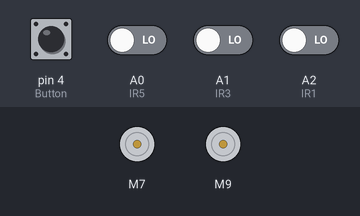
The sketch below on a simulated Arduino Nano, built with avr-gcc and run on an emulated ATmega328P. On the bench: 2 × DC motor (green arrow = forward, orange = backward, longer = faster). The inputs (shaded band) are chosen by the test bench; at power-on: pin 4 (Button) HIGH, A0 (IR5), A1 (IR3), A2 (IR1) LOW.

Above: at 3.2 s.
3.3 s: A0 (IR5) driven HIGH and A1 (IR3) driven HIGH and A2 (IR1) driven HIGH
At 4.5 s:
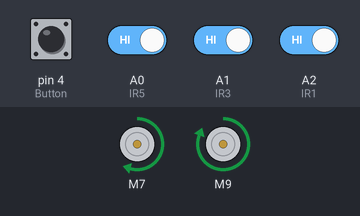
5.6 s: A0 (IR5) driven LOW
At 7.6 s:
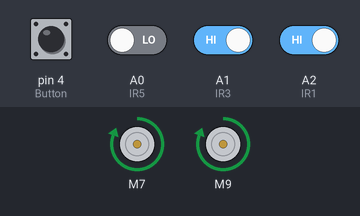
8.1 s: A1 (IR3) driven LOW
At 9.4 s:
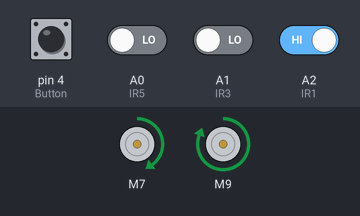
10.4 s: A1 (IR3) driven HIGH
At 12.4 s:
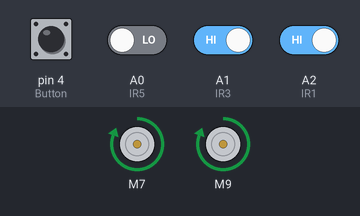
12.9 s: A1 (IR3) driven LOW
At 14.1 s:
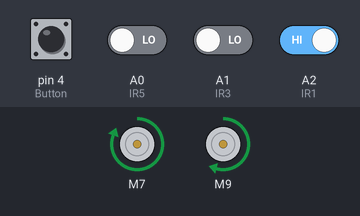
15.0 s: A2 (IR1) driven LOW
At 17.2 s:
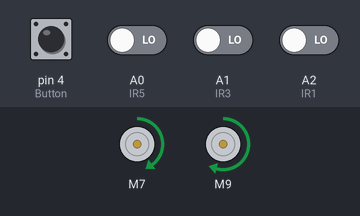
Timing chart, 0 to 18.6 s (numbered marks = the images above; inputs shaded):
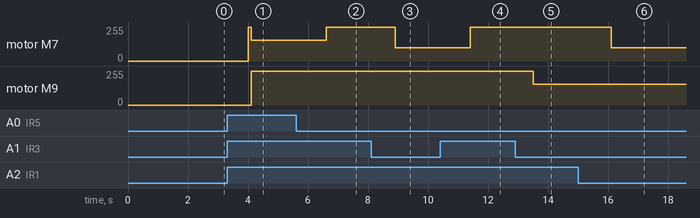

The sketch:

Micromouse_line_tracer__V_1.ino
```cpp
#include <SparkFun_TB6612.h>

#define PWMA 5
#define AIN2 6
#define AIN1 7
#define STBY 8
#define BIN1 9                                                  //motor
#define BIN2 10
#define PWMB 11


const int offsetA = 1;
const int offsetB = 1;

Motor motorLeft = Motor(AIN1, AIN2, PWMA, offsetA, STBY);
Motor motorRight = Motor(BIN1, BIN2, PWMB, offsetB, STBY);


/////////////////////////////////////////////////////////////////////////////////////

int Button = 4;

int IR1 = A2;//left sensor                                                      //pin
int IR2 = A5;
int IR3 = A1;
int IR4 = A6;
int IR5 = A0;//right sensor


/////////////////////////////////////////////////////////////////////////////////////
//others

int L = 0;//Left
int S = 1;//Straight
int R = 2;//Right


/////////////////////////////////////////////////////////////////////////////////////


int SetPath[] = {
/*R,S,L,
R,
L,L,R,L,R,L,L,R,R,L,S,L,R*/


//L,S,S,R,L,L,R,R,L,R,L
//R,R,R,S,L


S,R,R,R,R,R

};


/////////////////////////////////////////////////////////////////////////////////////
int Time = 100;
int Speed = 255;
int different = 50;
int Turned = 0;
int TotalTurns = ((sizeof(SetPath)) / 2);
int turnSpeed = 100;
int Side = 1;

void setup() {
  pinMode(Button, INPUT);
  pinMode(IR1, INPUT);
  pinMode(IR2, INPUT);
  pinMode(IR3, INPUT);
  pinMode(IR4, INPUT);
  pinMode(IR5, INPUT);

  while (digitalRead(Button) == LOW); {
  }
  delay(2000);
}


void loop() {
       different=100;
       //lineFollow();
  if ((digitalRead(IR1) == 1) && (digitalRead(IR5) == 1)) {
    //Curve();
    lineFollow();
  }
  else {
    Brake();
    delay(1000);
    decision();
  }
}


void Curve(){
  if (Side == 1) {
    if (analogRead(IR2) >500) {
      different=510;
      turnLeft();
    }
    else {

      if (analogRead(IR3) <500) {
      turnRight();
    }
    else if (analogRead(IR3) >500) {
      turnLeft();
    }

    }
  }
  else if (Side == 0) {
    if (analogRead(IR4) >500) {
      different=510 ;
      turnRight();
    }
    else {

      if (analogRead(IR3) <500) {
      turnLeft();
    }
    else if (analogRead(IR3) >500) {
      turnRight();
    }

    }
  }

}


void lineFollow() {
  if (Side == 0) {
    if (digitalRead(IR3) ==1) {
      turnRight();
    }
    else if (digitalRead(IR3) ==0) {
      turnLeft();
    }
  }
  else if (Side == 1) {
    if (digitalRead(IR3) ==1) {
      turnLeft();
    }
    else if (digitalRead(IR3) ==0) {
      turnRight();
    }
  }

}


void turnLeft() {
  motorLeft.drive((Speed-different), 1);
  motorRight.drive(Speed, 1);
}
void turnRight() {
  motorLeft.drive(Speed, 1);
  motorRight.drive((Speed-different), 1);
}


void Brake() {
  digitalWrite(STBY, HIGH);

  digitalWrite(AIN1, HIGH);
  digitalWrite(AIN2, HIGH);
  analogWrite(PWMA, 255);

  digitalWrite(BIN1, HIGH);
  digitalWrite(BIN2, HIGH);
  analogWrite(PWMB, 255);
}

void decision() {
  if (Turned < TotalTurns) {
    if (SetPath[Turned] == 0) {
      //Left
      Left();
    }
    else if (SetPath[Turned] == 1) {
      //Straight
      Straight();
    }
    else if (SetPath[Turned] == 2) {
      //Right
      Right();
    }
  }

  else {
    //Stop
    Brake();

    while (digitalRead(Button) == LOW); {

    }
    Turned = -1;
  }


  Turned = Turned + 1;
}
void Left() {
  Brake();

  Brake();
  motorRight.drive(255, Time);

  Brake();
  while (digitalRead(IR3) ==0) {
    motorRight.drive(turnSpeed, 1);
  }
  Brake();
  Side = 0;
}

void Straight() {
  while ((digitalRead(IR1) == 1) || (digitalRead(IR5) ==1)) {
    lineFollow();
  }
}

void Right() {
  {
    Brake();

    Brake();
    motorLeft.drive(255, Time);
    Brake();
    while (digitalRead(IR3) == 0) {
      motorLeft.drive(turnSpeed, 1);
    }
    Brake();
    Side = 1;
  }
}
```

Measured:
- after the input at 3.3 s, motor M9: stopped → forward 255/255 after 0.80 s
- after the input at 5.6 s, motor M7: forward 155/255 → forward 255/255 after 1.0 s
- after the input at 8.1 s, motor M7: forward 255/255 → forward 100/255 after 0.80 s
- after the input at 10.4 s, motor M7: forward 100/255 → forward 255/255 after 1.0 s
- after the input at 12.9 s, motor M7: stays forward 255/255 (without the input it goes to forward 155/255 after 0.60 s); motor M9: forward 255/255 → forward 155/255 after 0.60 s
- after the input at 15.0 s, motor M7: forward 255/255 → forward 100/255 after 1.1 s
